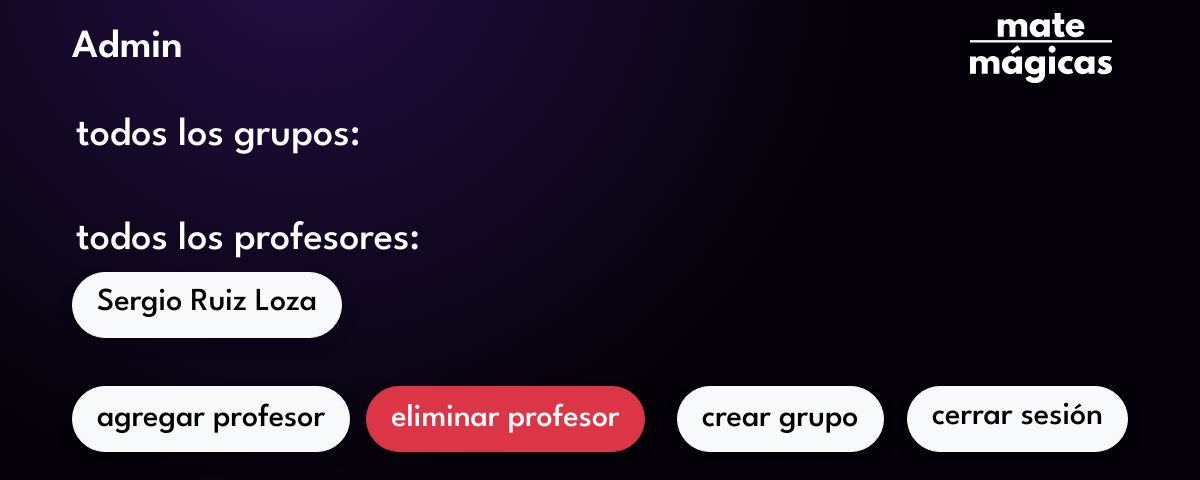
Page /manage (signed in) on the earlier database version.
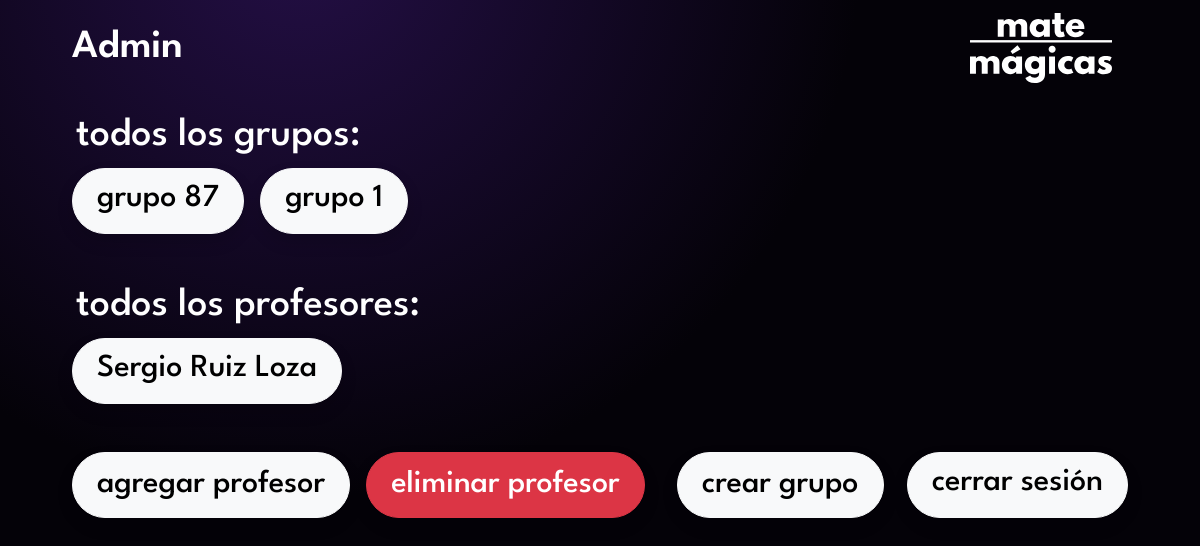
Same page on the later database version.
### game/models.py (models this page shows)
class Profesor(models.Model):
    first_name = models.CharField(max_length=100)
    last_name = models.CharField(max_length=100)
    username = models.CharField(max_length=100, unique=True)
    password = models.CharField(max_length=100)

class Grupo(models.Model):
    profesor = models.ForeignKey(Profesor, on_delete=models.CASCADE, related_name='grupos')
    numero = models.IntegerField(unique=True)

### game/views.py (the view)
# urls.py: path('manage', views.manage, name='manage'),
@user_passes_test(lambda u: u.is_superuser)
def manage(request):
    profesores = Profesor.objects.all()
    grupos = Grupo.objects.all()
    return render(request, 'manage.html', {'profesores': profesores, 'grupos': grupos})

### game/templates/manage.html (shortened to what this page needs)
{% extends "base.html" %}
{% load static %}
{% block main %}
<nav class="navbar navbar-expand-lg mb-3" data-bs-theme="dark">
    <div class="container-fluid">
        <span class="navbar-brand fs-1 fw-semibold">Admin</span>
        <a class="navbar-brand logo ms-auto" href="/"><img src="{% static 'svg/matemagicas-logo.svg' %}" height="70" draggable="false"></a>
    </div>
</nav>
<div>
    <h1 class="text-white ps-3">todos los grupos:</h1>
    <div class="container-fluid d-flex mb-5">
        {% for grupo in grupos %}
            <a href="manage/{{ grupo.numero }}" class="btn px-4 me-3 fs-2 fw-medium text-center form-control-lg rounded-pill btn-light shadow">grupo {{ grupo.numero }}</a>
        {% endfor %}
    </div>
</div>
<div>
    <h1 class="text-white ps-3">todos los profesores:</h1>
    <div class="container-fluid d-flex mb-5">
        {% for profesor in profesores %}
            <a class="btn px-4 me-3 fs-2 fw-medium text-center form-control-lg rounded-pill btn-light shadow">{{ profesor.first_name }} {{ profesor.last_name }}</a>
        {% endfor %}
    </div>
</div>
<div class="container-fluid d-flex">
    <button type="button" data-bs-toggle="modal" data-bs-target="#newprof" class="btn px-4 me-3 fs-2 fw-medium text-center form-control-lg rounded-pill btn-light shadow">agregar profesor</button>
    <button type="button" data-bs-toggle="modal" data-bs-target="#delprof" class="btn px-4 me-3 fs-2 fw-medium text-center form-control-lg rounded-pill btn-danger shadow">eliminar profesor</button>
    <button type="button" data-bs-toggle="modal" data-bs-target="#newgroup" class="btn px-4 mx-3 fs-2 fw-medium text-center form-control-lg rounded-pill btn-light shadow">crear grupo</button>
    <a href="/logout" type="button" class="btn px-4 ms-auto fs-2 fw-medium text-center form-control-lg rounded-pill btn-light shadow">cerrar sesión</a>
</div>
{% endblock %}

Differences in the rows shown:
added Grupo: numero "87"
added Grupo: numero "1"
